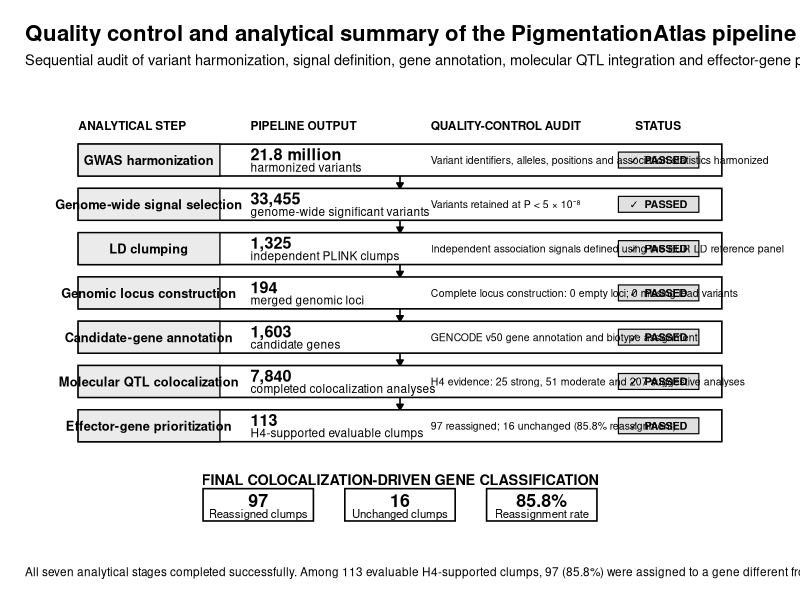

Source code (R):
###############################################################################
# PigmentationAtlas
# Supplementary Figure S1
#
# Quality control and analytical summary of the PigmentationAtlas pipeline
#
# Output:
#   figures/Supplementary_Figure_S1_pipeline_audit.pdf
#   figures/Supplementary_Figure_S1_pipeline_audit.png
#   figures/Supplementary_Figure_S1_pipeline_audit.tiff
#
# R version: 4.6.0
###############################################################################

rm(list = ls())
gc()

options(
  stringsAsFactors = FALSE,
  scipen = 999
)

###############################################################################
# 1. Packages
###############################################################################

required_packages <- c(
  "ggplot2",
  "scales"
)

missing_packages <- required_packages[
  !required_packages %in% rownames(installed.packages())
]

if (length(missing_packages) > 0) {
  install.packages(missing_packages)
}

library(ggplot2)
library(scales)

###############################################################################
# 2. Project directories
###############################################################################

project_dir <- normalizePath(
  Sys.getenv("PIGMENTATIONATLAS_ROOT", unset = getwd()),
  winslash = "/",
  mustWork = TRUE
)

figures_dir <- file.path(project_dir, "figures")

dir.create(
  figures_dir,
  recursive = TRUE,
  showWarnings = FALSE
)

###############################################################################
# 3. Validated PigmentationAtlas summary values
#
# IMPORTANT:
# Check these values against the final Supplementary Tables before submission.
###############################################################################

n_harmonized_variants <- 21831407
n_gws_variants        <- 33455

n_ld_clumps           <- 1325
n_genomic_loci        <- 194
n_empty_loci          <- 0
n_missing_lead_snps   <- 0

n_candidate_genes     <- 1603

n_coloc_analyses      <- 7840

n_strong_h4           <- 25
n_moderate_h4         <- 51
n_suggestive_h4       <- 207
n_h3_dominant         <- 281
n_inconclusive        <- 7276

n_h4_supported_clumps <- 113
n_reassigned          <- 97
n_unchanged           <- 16

reassignment_percent <- 100 * n_reassigned / n_h4_supported_clumps

###############################################################################
# 4. Internal consistency checks
###############################################################################

stopifnot(
  n_strong_h4 +
    n_moderate_h4 +
    n_suggestive_h4 +
    n_h3_dominant +
    n_inconclusive ==
    n_coloc_analyses
)

stopifnot(
  n_reassigned + n_unchanged ==
    n_h4_supported_clumps
)

stopifnot(
  n_empty_loci == 0,
  n_missing_lead_snps == 0
)

###############################################################################
# 5. Helper functions
###############################################################################

format_count <- function(x) {
  comma(x, accuracy = 1)
}

format_million <- function(x) {
  paste0(
    format(
      round(x / 1e6, 1),
      nsmall = 1,
      trim = TRUE
    ),
    " million"
  )
}

###############################################################################
# 6. Pipeline audit data
###############################################################################

audit <- data.frame(
  step = 1:7,

  stage = c(
    "GWAS harmonization",
    "Genome-wide signal selection",
    "LD clumping",
    "Genomic locus construction",
    "Candidate-gene annotation",
    "Molecular QTL colocalization",
    "Effector-gene prioritization"
  ),

  main_value = c(
    format_million(n_harmonized_variants),
    format_count(n_gws_variants),
    format_count(n_ld_clumps),
    format_count(n_genomic_loci),
    format_count(n_candidate_genes),
    format_count(n_coloc_analyses),
    format_count(n_h4_supported_clumps)
  ),

  main_label = c(
    "harmonized variants",
    "genome-wide significant variants",
    "independent PLINK clumps",
    "merged genomic loci",
    "candidate genes",
    "completed colocalization analyses",
    "H4-supported evaluable clumps"
  ),

  qc_text = c(
    "Variant identifiers, alleles, positions and association statistics harmonized",
    "Variants retained at P < 5 × 10\u207b\u2078",
    "Independent association signals defined using the EUR LD reference panel",
    paste0(
      "Complete locus construction: ",
      n_empty_loci,
      " empty loci; ",
      n_missing_lead_snps,
      " missing lead variants"
    ),
    "GENCODE v50 gene annotation and biotype assignment",
    paste0(
      "H4 evidence: ",
      n_strong_h4,
      " strong, ",
      n_moderate_h4,
      " moderate and ",
      n_suggestive_h4,
      " suggestive analyses"
    ),
    paste0(
      n_reassigned,
      " reassigned; ",
      n_unchanged,
      " unchanged (",
      sprintf("%.1f", reassignment_percent),
      "% reassignment)"
    )
  ),

  status = rep("PASSED", 7),

  stringsAsFactors = FALSE
)

# Vertical positions: first analytical step at the top.
audit$y <- rev(seq_len(nrow(audit)))

###############################################################################
# 7. Layout parameters
###############################################################################

box_xmin <- 0.8
box_xmax <- 9.2

status_xmin <- 7.85
status_xmax <- 8.90

box_height <- 0.72

audit$ymin <- audit$y - box_height / 2
audit$ymax <- audit$y + box_height / 2

###############################################################################
# 8. Arrow data
###############################################################################

arrows <- data.frame(
  x = rep(5.0, nrow(audit) - 1),
  xend = rep(5.0, nrow(audit) - 1),

  y = audit$y[-nrow(audit)] - box_height / 2,
  yend = audit$y[-1] + box_height / 2
)

###############################################################################
# 9. Final outcome summary
###############################################################################

outcome <- data.frame(
  x = c(3.15, 5.00, 6.85),

  value = c(
    n_reassigned,
    n_unchanged,
    reassignment_percent
  ),

  value_text = c(
    format_count(n_reassigned),
    format_count(n_unchanged),
    paste0(sprintf("%.1f", reassignment_percent), "%")
  ),

  label = c(
    "Reassigned clumps",
    "Unchanged clumps",
    "Reassignment rate"
  )
)

###############################################################################
# 10. Create the figure
###############################################################################

figure_S1 <- ggplot() +

  # Connecting arrows
  geom_segment(
    data = arrows,
    aes(
      x = x,
      xend = xend,
      y = y,
      yend = yend
    ),
    linewidth = 0.55,
    arrow = arrow(
      length = unit(0.16, "cm"),
      type = "closed"
    )
  ) +

  # Main stage boxes
  geom_rect(
    data = audit,
    aes(
      xmin = box_xmin,
      xmax = box_xmax,
      ymin = ymin,
      ymax = ymax
    ),
    fill = "white",
    colour = "black",
    linewidth = 0.55
  ) +

  # Left analytical-stage band
  geom_rect(
    data = audit,
    aes(
      xmin = box_xmin,
      xmax = 2.65,
      ymin = ymin,
      ymax = ymax
    ),
    fill = "grey92",
    colour = "black",
    linewidth = 0.45
  ) +

  # QC status boxes
  geom_rect(
    data = audit,
    aes(
      xmin = status_xmin,
      xmax = status_xmax,
      ymin = y - 0.18,
      ymax = y + 0.18
    ),
    fill = "grey88",
    colour = "black",
    linewidth = 0.4
  ) +

  # Stage names
  geom_text(
    data = audit,
    aes(
      x = 1.72,
      y = y,
      label = stage
    ),
    fontface = "bold",
    size = 3.25,
    lineheight = 0.95
  ) +

  # Main numerical values
  geom_text(
    data = audit,
    aes(
      x = 3.05,
      y = y + 0.13,
      label = main_value
    ),
    hjust = 0,
    fontface = "bold",
    size = 4.1
  ) +

  # Main numerical labels
  geom_text(
    data = audit,
    aes(
      x = 3.05,
      y = y - 0.16,
      label = main_label
    ),
    hjust = 0,
    size = 3.0
  ) +

  # QC descriptions
  geom_text(
    data = audit,
    aes(
      x = 5.40,
      y = y,
      label = qc_text
    ),
    hjust = 0,
    size = 2.65,
    lineheight = 0.93
  ) +

  # PASS labels
  geom_text(
    data = audit,
    aes(
      x = (status_xmin + status_xmax) / 2,
      y = y,
      label = "\u2713  PASSED"
    ),
    fontface = "bold",
    size = 2.75
  ) +

  # Section heading above final outcome
  annotate(
    "text",
    x = 5,
    y = -0.22,
    label = "FINAL COLOCALIZATION-DRIVEN GENE CLASSIFICATION",
    fontface = "bold",
    size = 3.65
  ) +

  # Outcome boxes
  geom_rect(
    data = outcome,
    aes(
      xmin = x - 0.72,
      xmax = x + 0.72,
      ymin = -1.15,
      ymax = -0.42
    ),
    fill = "white",
    colour = "black",
    linewidth = 0.55
  ) +

  geom_text(
    data = outcome,
    aes(
      x = x,
      y = -0.69,
      label = value_text
    ),
    fontface = "bold",
    size = 4.5
  ) +

  geom_text(
    data = outcome,
    aes(
      x = x,
      y = -0.98,
      label = label
    ),
    size = 2.9
  ) +

  # Overall annotations
  annotate(
    "text",
    x = 0.8,
    y = 7.78,
    label = "ANALYTICAL STEP",
    hjust = 0,
    fontface = "bold",
    size = 3.0
  ) +

  annotate(
    "text",
    x = 3.05,
    y = 7.78,
    label = "PIPELINE OUTPUT",
    hjust = 0,
    fontface = "bold",
    size = 3.0
  ) +

  annotate(
    "text",
    x = 5.40,
    y = 7.78,
    label = "QUALITY-CONTROL AUDIT",
    hjust = 0,
    fontface = "bold",
    size = 3.0
  ) +

  annotate(
    "text",
    x = 8.37,
    y = 7.78,
    label = "STATUS",
    fontface = "bold",
    size = 3.0
  ) +

  coord_cartesian(
    xlim = c(0.55, 9.45),
    ylim = c(-1.35, 8.05),
    clip = "off"
  ) +

  labs(
    title = "Quality control and analytical summary of the PigmentationAtlas pipeline",
    subtitle = paste(
      "Sequential audit of variant harmonization, signal definition,",
      "gene annotation, molecular QTL integration and effector-gene prioritization"
    ),
    caption = paste0(
      "All seven analytical stages completed successfully. ",
      "Among ",
      format_count(n_h4_supported_clumps),
      " evaluable H4-supported clumps, ",
      format_count(n_reassigned),
      " (",
      sprintf("%.1f", reassignment_percent),
      "%) were assigned to a gene different from the proximity-based baseline."
    )
  ) +

  theme_void(base_size = 11) +

  theme(
    plot.title = element_text(
      face = "bold",
      size = 16,
      hjust = 0,
      margin = margin(b = 6)
    ),

    plot.subtitle = element_text(
      size = 10.5,
      hjust = 0,
      margin = margin(b = 17)
    ),

    plot.caption = element_text(
      size = 8.5,
      hjust = 0,
      lineheight = 1.05,
      margin = margin(t = 12)
    ),

    plot.margin = margin(
      t = 18,
      r = 18,
      b = 15,
      l = 18
    )
  )

###############################################################################
# 11. Display
###############################################################################

print(figure_S1)

###############################################################################
# 12. Export
###############################################################################

pdf_file <- file.path(
  figures_dir,
  "Supplementary_Figure_S1_pipeline_audit.pdf"
)

png_file <- file.path(
  figures_dir,
  "Supplementary_Figure_S1_pipeline_audit.png"
)

tiff_file <- file.path(
  figures_dir,
  "Supplementary_Figure_S1_pipeline_audit.tiff"
)

ggsave(
  filename = pdf_file,
  plot = figure_S1,
  width = 12,
  height = 10,
  units = "in",
  device = cairo_pdf
)

ggsave(
  filename = png_file,
  plot = figure_S1,
  width = 12,
  height = 10,
  units = "in",
  dpi = 300,
  bg = "white"
)

ggsave(
  filename = tiff_file,
  plot = figure_S1,
  width = 12,
  height = 10,
  units = "in",
  dpi = 600,
  compression = "lzw",
  bg = "white"
)

###############################################################################
# 13. Export the numerical audit table
###############################################################################

audit_table <- audit[
  ,
  c(
    "step",
    "stage",
    "main_value",
    "main_label",
    "qc_text",
    "status"
  )
]

audit_table_file <- file.path(
  figures_dir,
  "Supplementary_Figure_S1_pipeline_audit_values.tsv"
)

write.table(
  audit_table,
  file = audit_table_file,
  sep = "\t",
  quote = FALSE,
  row.names = FALSE,
  na = "NA"
)

###############################################################################
# 14. Console summary
###############################################################################

cat("\n")
cat("============================================================\n")
cat("Supplementary Figure S1 completed successfully\n")
cat("============================================================\n")
cat("PDF:   ", pdf_file, "\n")
cat("PNG:   ", png_file, "\n")
cat("TIFF:  ", tiff_file, "\n")
cat("Values:", audit_table_file, "\n")
cat("============================================================\n\n")
